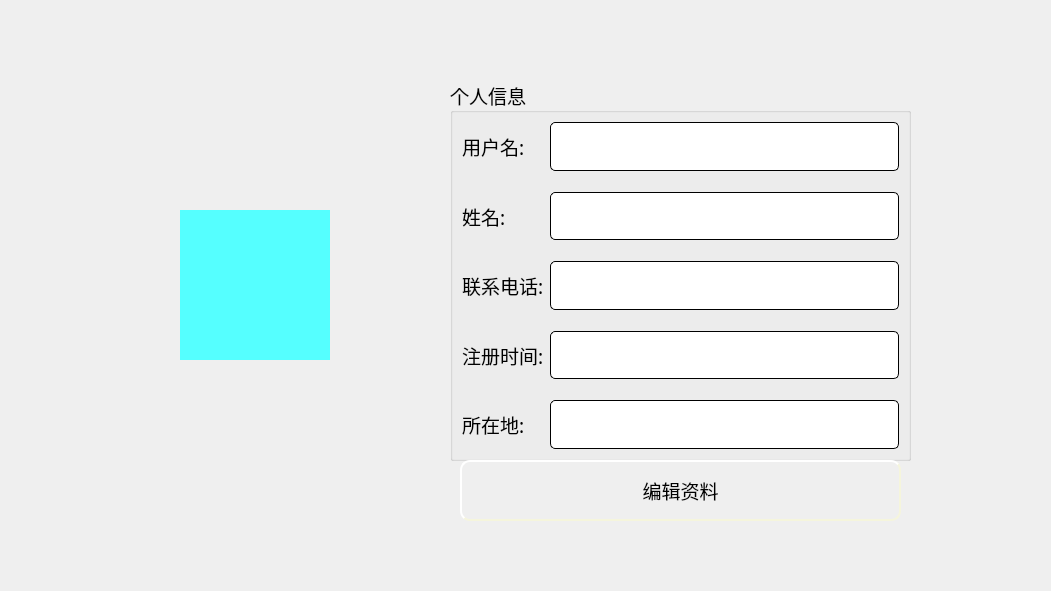
<?xml version="1.0" encoding="UTF-8"?>
<ui version="4.0">
 <class>CliData</class>
 <widget class="QWidget" name="CliData">
  <property name="geometry">
   <rect>
    <x>0</x>
    <y>0</y>
    <width>1051</width>
    <height>591</height>
   </rect>
  </property>
  <property name="windowTitle">
   <string>Form</string>
  </property>
  <widget class="QLabel" name="lb_head">
   <property name="geometry">
    <rect>
     <x>180</x>
     <y>210</y>
     <width>150</width>
     <height>150</height>
    </rect>
   </property>
   <property name="styleSheet">
    <string notr="true">background-color: rgb(85, 255, 255);</string>
   </property>
   <property name="text">
    <string/>
   </property>
  </widget>
  <widget class="QGroupBox" name="groupBox">
   <property name="geometry">
    <rect>
     <x>450</x>
     <y>80</y>
     <width>461</width>
     <height>381</height>
    </rect>
   </property>
   <property name="font">
    <font>
     <family>微软雅黑</family>
     <pointsize>14</pointsize>
    </font>
   </property>
   <property name="title">
    <string>个人信息</string>
   </property>
   <layout class="QGridLayout" name="gridLayout_2">
    <item row="0" column="0">
     <layout class="QGridLayout" name="gridLayout">
      <item row="1" column="1">
       <spacer name="verticalSpacer">
        <property name="orientation">
         <enum>Qt::Vertical</enum>
        </property>
        <property name="sizeType">
         <enum>QSizePolicy::Fixed</enum>
        </property>
        <property name="sizeHint" stdset="0">
         <size>
          <width>20</width>
          <height>15</height>
         </size>
        </property>
       </spacer>
      </item>
      <item row="5" column="1">
       <spacer name="verticalSpacer_2">
        <property name="orientation">
         <enum>Qt::Vertical</enum>
        </property>
        <property name="sizeType">
         <enum>QSizePolicy::Fixed</enum>
        </property>
        <property name="sizeHint" stdset="0">
         <size>
          <width>20</width>
          <height>15</height>
         </size>
        </property>
       </spacer>
      </item>
      <item row="6" column="0">
       <widget class="QLabel" name="label_4">
        <property name="text">
         <string>注册时间:</string>
        </property>
       </widget>
      </item>
      <item row="0" column="0">
       <widget class="QLabel" name="label">
        <property name="text">
         <string>用户名:</string>
        </property>
       </widget>
      </item>
      <item row="6" column="1">
       <widget class="QLineEdit" name="le_time">
        <property name="enabled">
         <bool>false</bool>
        </property>
        <property name="sizePolicy">
         <sizepolicy hsizetype="Expanding" vsizetype="Expanding">
          <horstretch>0</horstretch>
          <verstretch>0</verstretch>
         </sizepolicy>
        </property>
        <property name="styleSheet">
         <string notr="true">QLineEdit{
    border-style: outset;
    border-width: 1px;
    border-radius: 5px;

    min-width: 5em;
    padding: 6px;
}</string>
        </property>
       </widget>
      </item>
      <item row="4" column="1">
       <widget class="QLineEdit" name="le_phone">
        <property name="enabled">
         <bool>false</bool>
        </property>
        <property name="sizePolicy">
         <sizepolicy hsizetype="Expanding" vsizetype="Expanding">
          <horstretch>0</horstretch>
          <verstretch>0</verstretch>
         </sizepolicy>
        </property>
        <property name="styleSheet">
         <string notr="true">QLineEdit{
    border-style: outset;
    border-width: 1px;
    border-radius: 5px;

    min-width: 5em;
    padding: 6px;
}</string>
        </property>
       </widget>
      </item>
      <item row="0" column="1">
       <widget class="QLineEdit" name="le_id">
        <property name="enabled">
         <bool>false</bool>
        </property>
        <property name="sizePolicy">
         <sizepolicy hsizetype="Expanding" vsizetype="Expanding">
          <horstretch>0</horstretch>
          <verstretch>0</verstretch>
         </sizepolicy>
        </property>
        <property name="styleSheet">
         <string notr="true">QLineEdit{
    border-style: outset;
    border-width: 1px;
    border-radius: 5px;

    min-width: 5em;
    padding: 6px;
}</string>
        </property>
       </widget>
      </item>
      <item row="2" column="0">
       <widget class="QLabel" name="label_2">
        <property name="text">
         <string>姓名:</string>
        </property>
       </widget>
      </item>
      <item row="2" column="1">
       <widget class="QLineEdit" name="le_name">
        <property name="enabled">
         <bool>false</bool>
        </property>
        <property name="sizePolicy">
         <sizepolicy hsizetype="Expanding" vsizetype="Expanding">
          <horstretch>0</horstretch>
          <verstretch>0</verstretch>
         </sizepolicy>
        </property>
        <property name="styleSheet">
         <string notr="true">QLineEdit{
    border-style: outset;
    border-width: 1px;
    border-radius: 5px;

    min-width: 5em;
    padding: 6px;
}</string>
        </property>
       </widget>
      </item>
      <item row="8" column="0">
       <widget class="QLabel" name="label_5">
        <property name="text">
         <string>所在地:</string>
        </property>
       </widget>
      </item>
      <item row="4" column="0">
       <widget class="QLabel" name="label_3">
        <property name="text">
         <string>联系电话:</string>
        </property>
       </widget>
      </item>
      <item row="3" column="1">
       <spacer name="verticalSpacer_3">
        <property name="orientation">
         <enum>Qt::Vertical</enum>
        </property>
        <property name="sizeType">
         <enum>QSizePolicy::Fixed</enum>
        </property>
        <property name="sizeHint" stdset="0">
         <size>
          <width>20</width>
          <height>15</height>
         </size>
        </property>
       </spacer>
      </item>
      <item row="8" column="1">
       <widget class="QLineEdit" name="le_site">
        <property name="enabled">
         <bool>false</bool>
        </property>
        <property name="sizePolicy">
         <sizepolicy hsizetype="Expanding" vsizetype="Expanding">
          <horstretch>0</horstretch>
          <verstretch>0</verstretch>
         </sizepolicy>
        </property>
        <property name="styleSheet">
         <string notr="true">QLineEdit{
    border-style: outset;
    border-width: 1px;
    border-radius: 5px;

    min-width: 5em;
    padding: 6px;
}</string>
        </property>
       </widget>
      </item>
      <item row="7" column="1">
       <spacer name="verticalSpacer_4">
        <property name="orientation">
         <enum>Qt::Vertical</enum>
        </property>
        <property name="sizeType">
         <enum>QSizePolicy::Fixed</enum>
        </property>
        <property name="sizeHint" stdset="0">
         <size>
          <width>20</width>
          <height>15</height>
         </size>
        </property>
       </spacer>
      </item>
     </layout>
    </item>
   </layout>
  </widget>
  <widget class="QPushButton" name="pushButton">
   <property name="geometry">
    <rect>
     <x>460</x>
     <y>460</y>
     <width>441</width>
     <height>61</height>
    </rect>
   </property>
   <property name="font">
    <font>
     <family>楷体</family>
     <pointsize>14</pointsize>
    </font>
   </property>
   <property name="styleSheet">
    <string notr="true">QPushButton{
	background-image: url(:/ico/pb1.jpg);
    border-style: outset;
    border-width: 2px;
    border-radius: 10px;
    border-color: beige;
    min-width: 5em;
    padding: 6px;
}
QPushButton:hover
{
	
	background-image: url(:/ico/pb.jpg);
    border-style: inset;
}

QPushButton:pressed{
	
	background-image: url(:/ico/pb2.jpg);
    border-style: inset;
}


</string>
   </property>
   <property name="text">
    <string>编辑资料</string>
   </property>
  </widget>
 </widget>
 <resources/>
 <connections/>
</ui>
